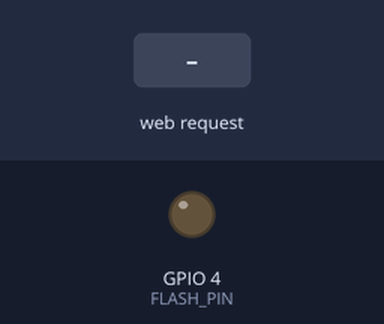
Bench run of a sketch on a simulated ESP32. Shown: output pins drawn as LEDs (lit = HIGH). Inputs (shaded band) come from the test bench. WiFi joins after 1.5 s; servers stay silent unless stated; the camera gives no picture; what the sketch prints to the serial monitor is not drawn.

Above: at 3.0 s.
3.1 s: HTTP request GET /flash?on=1 received
At 3.8 s:
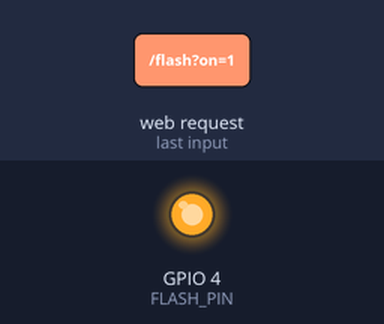
4.6 s: HTTP request GET /flash received
At 4.9 s:
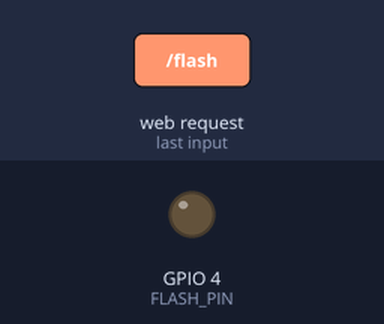
Timing chart, 0 to 7.6 s (numbered marks = the images above; inputs shaded):
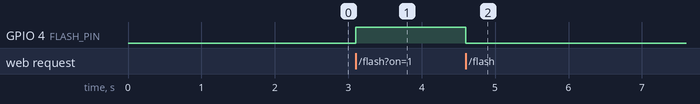

Measured:
- after the input at 3.1 s, GPIO 4 (FLASH_PIN): LOW → HIGH at once
- after the input at 4.6 s, GPIO 4 (FLASH_PIN): HIGH → LOW at once

The sketch:

camera_preview.ino
```cpp
// Step 1: live camera preview for the AI-Thinker ESP32-CAM.
//
// Upload this, open the Serial Monitor at 115200 and go to the address it
// prints (or http://bp-camera.local). Position the camera so the whole
// display fills as much of the picture as possible, take a reading on the
// monitor, and press "Save frame" while the result is showing. That frame
// goes into step 2.
//
// Board: "AI Thinker ESP32-CAM", PSRAM enabled.

#include <WiFi.h>
#include <WebServer.h>
#include <ESPmDNS.h>
#include "esp_camera.h"
#include "img_converters.h"

// Fill these in, or put them in a secrets.h next to this file (git-ignored).
#if __has_include("secrets.h")
#include "secrets.h"
#endif
#ifndef WIFI_SSID
#define WIFI_SSID "your-wifi-name"
#define WIFI_PASS "your-wifi-password"
#endif

const char* HOSTNAME = "bp-camera";
const int   FLASH_PIN = 4;

WebServer server(80);

bool initCamera() {
  camera_config_t c = {};
  c.ledc_channel = LEDC_CHANNEL_0;
  c.ledc_timer   = LEDC_TIMER_0;
  c.pin_d0 = 5;   c.pin_d1 = 18;  c.pin_d2 = 19;  c.pin_d3 = 21;
  c.pin_d4 = 36;  c.pin_d5 = 39;  c.pin_d6 = 34;  c.pin_d7 = 35;
  c.pin_xclk = 0; c.pin_pclk = 22; c.pin_vsync = 25; c.pin_href = 23;
  c.pin_sccb_sda = 26; c.pin_sccb_scl = 27;
  c.pin_pwdn = 32; c.pin_reset = -1;
  c.xclk_freq_hz = 20000000;
  c.pixel_format = PIXFORMAT_GRAYSCALE;   // the reader works on greyscale 320x240 frames
  c.frame_size   = FRAMESIZE_QVGA;
  c.fb_count     = 1;
  c.fb_location  = CAMERA_FB_IN_PSRAM;
  c.grab_mode    = CAMERA_GRAB_WHEN_EMPTY;
  return esp_camera_init(&c) == ESP_OK;
}

const char PAGE[] PROGMEM = R"HTML(<!doctype html>
<meta name="viewport" content="width=device-width,initial-scale=1">
<title>BP camera preview</title>
<body style="margin:0;background:#111;color:#ddd;font:15px sans-serif;text-align:center">
<img id="v" style="width:640px;max-width:100%;image-rendering:pixelated;margin-top:12px">
<p>
  <a id="save" href="/img" download="frame.bmp" style="color:#8cf">Save frame</a>
  &nbsp; <label><input type="checkbox" id="rot"> turn view 180&deg;</label>
  &nbsp; <label><input type="checkbox" id="fl"> flash</label>
</p>
<p style="color:#888;max-width:600px;margin:auto">Save the frame while a result is on the display.
The saved file is always the camera's raw frame. If it is upside down, tick
"Rotate 180" in the digit mapper.</p>
<script>
const v = document.getElementById('v');
const rot = document.getElementById('rot');
const fl = document.getElementById('fl');
const next = () => { v.src = '/img?t=' + Date.now(); };
v.onload = () => setTimeout(next, 100);
v.onerror = () => setTimeout(next, 1000);
rot.onchange = () => { v.style.transform = rot.checked ? 'rotate(180deg)' : ''; };
fl.onchange = () => fetch('/flash?on=' + (fl.checked ? 1 : 0));
next();
</script>
)HTML";

void handleRoot() {
  server.send_P(200, "text/html", PAGE);
}

void handleImg() {
  camera_fb_t* fb = esp_camera_fb_get();   // first one may be stale
  if (fb) esp_camera_fb_return(fb);
  fb = esp_camera_fb_get();
  if (!fb) { server.send(500, "text/plain", "capture failed"); return; }
  uint8_t* bmp = nullptr;
  size_t len = 0;
  bool ok = frame2bmp(fb, &bmp, &len);
  esp_camera_fb_return(fb);
  if (!ok) { server.send(500, "text/plain", "bmp conversion failed"); return; }
  server.sendHeader("Cache-Control", "no-store");
  server.send_P(200, "image/bmp", (const char*)bmp, len);
  free(bmp);
}

void handleFlash() {
  digitalWrite(FLASH_PIN, server.arg("on") == "1" ? HIGH : LOW);
  server.send(200, "text/plain", "ok");
}

void setup() {
  Serial.begin(115200);
  pinMode(FLASH_PIN, OUTPUT);
  digitalWrite(FLASH_PIN, LOW);

  if (!initCamera()) {
    Serial.println("Camera init failed. Check the ribbon cable and that PSRAM is enabled.");
    while (true) delay(1000);
  }

  WiFi.mode(WIFI_STA);
  WiFi.begin(WIFI_SSID, WIFI_PASS);
  Serial.print("Connecting to WiFi");
  while (WiFi.status() != WL_CONNECTED) { delay(300); Serial.print("."); }
  Serial.println();
  MDNS.begin(HOSTNAME);

  server.on("/", handleRoot);
  server.on("/img", handleImg);
  server.on("/flash", handleFlash);
  server.begin();

  Serial.printf("Preview ready: http://%s  (or http://%s.local)\n",
                WiFi.localIP().toString().c_str(), HOSTNAME);
}

void loop() {
  server.handleClient();
}
```

secrets.example.h
```cpp
// Copy this file to secrets.h (same folder) and fill it in.
// secrets.h is git-ignored, so your password stays off GitHub.

#define WIFI_SSID "your-wifi-name"
#define WIFI_PASS "your-wifi-password"
```
